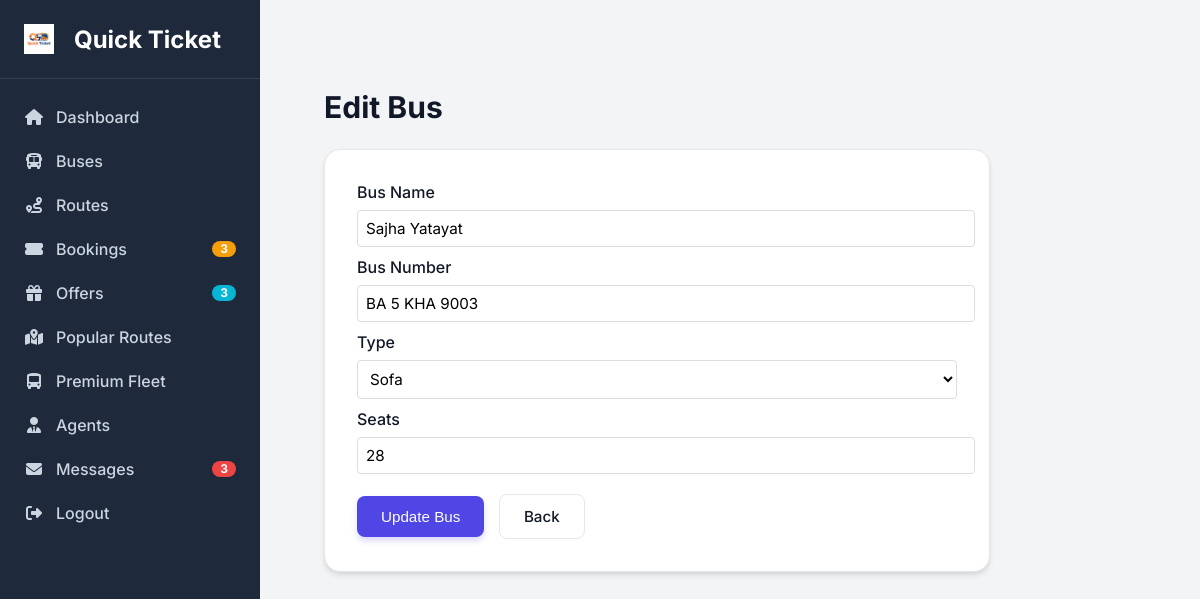
The page /admin/edit_bus.php?id=8 (signed in) on the database its author committed.
### tables this page shows
CREATE TABLE `buses` (
  `id` int(6) unsigned NOT NULL AUTO_INCREMENT,
  `bus_name` varchar(100) NOT NULL,
  `bus_number` varchar(50) NOT NULL,
  `bus_type` varchar(50) NOT NULL,
  `total_seats` int(3) NOT NULL,
  `created_at` timestamp NOT NULL DEFAULT current_timestamp(),
  PRIMARY KEY (`id`)
);

### admin/edit_bus.php (the view, shortened to what this page needs)
<?php
include 'includes/header.php';
$id = $_GET['id'];
$result = $conn->query("SELECT * FROM buses WHERE id=$id");
$bus = $result->fetch_assoc();
?>
<div class="main-content">
    <h2>Edit Bus</h2>
    <div class="card" style="max-width: 600px;">
        <form method="POST">
            <div class="form-group">
                <label>Bus Name</label>
                <input type="text" name="bus_name" value="<?php echo $bus['bus_name']; ?>" required style="width: 100%; padding: 8px; border: 1px solid #ddd; border-radius: 4px;">
            </div>
            <div class="form-group" style="margin-top: 10px;">
                <label>Bus Number</label>
                <input type="text" name="bus_number" value="<?php echo $bus['bus_number']; ?>" required style="width: 100%; padding: 8px; border: 1px solid #ddd; border-radius: 4px;">
            </div>
            <div class="form-group" style="margin-top: 10px;">
                <label>Type</label>
                <select name="bus_type" style="width: 100%; padding: 8px; border: 1px solid #ddd; border-radius: 4px;">
                    <option value="Sofa" <?php if($bus['bus_type'] == 'Sofa') echo 'selected'; ?>>Sofa</option>
                </select>
            </div>
            <div class="form-group" style="margin-top: 10px;">
                <label>Seats</label>
                <input type="number" name="total_seats" value="<?php echo $bus['total_seats']; ?>" required style="width: 100%; padding: 8px; border: 1px solid #ddd; border-radius: 4px;">
            </div>
            <div style="margin-top: 20px;">
                <button type="submit" name="update_bus" class="btn btn-primary">Update Bus</button>
                <a href="buses.php" class="btn btn-outline" style="margin-left: 10px;">Back</a>
            </div>
        </form>
    </div>
</div>
<?php include 'includes/footer.php'; ?>

### assets/css/admin_style.css (style rules this page uses)
:root { --primary-color: #4f46e5; --primary-hover: #4338ca; --secondary-color: #64748b; --accent-color: #06b6d4; --success-color: #10b981; --danger-color: #ef4444; --warning-color: #f59e0b; --sidebar-bg: #1e293b; --sidebar-text: #f1f5f9; --bg-color: #f3f4f6; --card-bg: #ffffff; --text-primary: #111827; --text-secondary: #6b7280; --border-color: #e5e7eb; --shadow-sm: 0 1px 2px 0 rgba(0, 0, 0, 0.05); --shadow-md: 0 4px 6px -1px rgba(0, 0, 0, 0.1), 0 2px 4px -1px rgba(0, 0, 0, 0.06); --shadow-lg: 0 10px 15px -3px rgba(0, 0, 0, 0.1), 0 4px 6px -2px rgba(0, 0, 0, 0.05); --radius-md: 0.5rem; --radius-lg: 1rem; --font-family: 'Inter', sans-serif; }
body { font-family: var(--font-family); background-color: var(--bg-color); margin: 0; padding: 0; color: var(--text-primary); }
a { text-decoration: none; color: inherit; }
.main-content { flex: 1; padding: 2rem; overflow-y: auto; }
h2 { font-size: 1.875rem; font-weight: 700; margin-bottom: 1.5rem; color: var(--text-primary); }
.card { background-color: var(--card-bg); border-radius: var(--radius-lg); box-shadow: var(--shadow-md); padding: 2rem; margin-bottom: 2rem; border: 1px solid var(--border-color); }
label { display: block; margin-bottom: 0.5rem; font-weight: 500; color: var(--text-primary); }
input[type="text"], input[type="email"], input[type="password"], input[type="number"], input[type="date"], select, textarea { width: 100%; padding: 0.75rem; border: 1px solid var(--border-color); border-radius: var(--radius-md); background-color: #fff; font-family: inherit; font-size: 0.95rem; transition: border-color 0.2s, box-shadow 0.2s; }
.btn { display: inline-flex; align-items: center; justify-content: center; padding: 0.75rem 1.5rem; font-weight: 500; border-radius: var(--radius-md); transition: all 0.2s; cursor: pointer; border: none; font-size: 0.95rem; gap: 0.5rem; }
.btn-primary { background-color: var(--primary-color); color: white; box-shadow: 0 4px 6px rgba(79, 70, 229, 0.2); }
.btn-outline { background-color: transparent; border: 1px solid var(--border-color); color: var(--text-primary); }
.main-content { animation: fadeIn 0.4s ease-out; }

### rows shown on the page
buses: bus_name "Sajha Yatayat", bus_number "BA 5 KHA 9003", bus_type "Sofa", total_seats "28"

### other values the page prints
$pending_bookings_count "3"
$offers_count "3"
$unread_messages_count "3"
